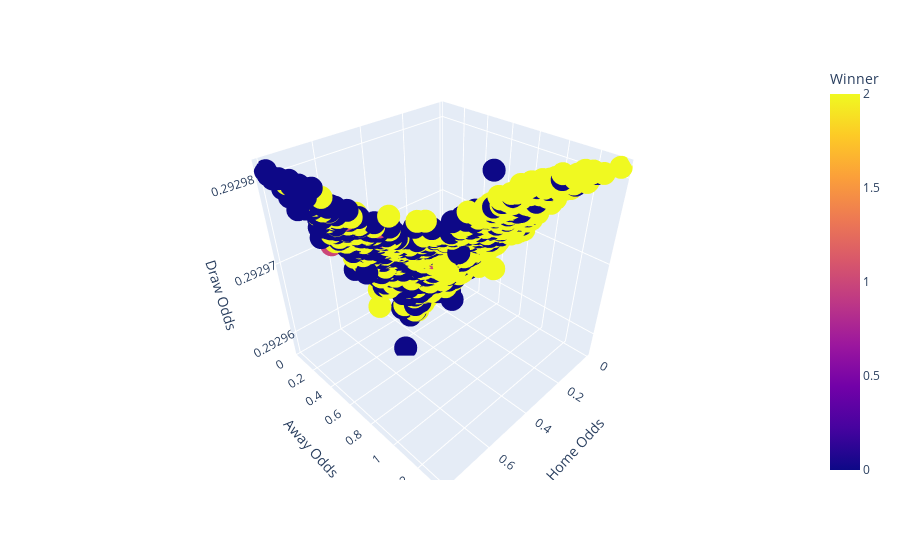

The cell this chart's notebook holds for it:
### Markdown cell above
The middle of all 3 plots tend to show normality, however, the tails do show some outliers which is bound to effect our results. I'm not going to delete any outliers since important information will be lost. Instead, I will be using the Robust Scalar to counteract for outliers in the data. 

Now, since the data is looking more normal, I am wanting to apply PCA to the 3 odds columns. But first lets get a visual representation of these columns.

### Code cell
fig = px.scatter_3d(pd.concat([dfb, y1_train], axis=1), x='Home Odds', y='Away Odds', z='Draw Odds',
                    color='Winner')
fig.show()

### Figure 1 — Plotly figure (JSON) as saved in the notebook; plotly's stock layout.template omitted (floating-point values rounded to 4 significant figures; data arrays with more than 128 entries replaced by an {"elided": "..."} marker saying what was removed)
{"data": [{"hovertemplate": "Home Odds=%{x}<br>Away Odds=%{y}<br>Draw Odds=%{z}<br>Winner=%{marker.color}<extra></extra>", "legendgroup": "", "marker": {"color": {"elided": "1925 int values"}, "coloraxis": "coloraxis", "symbol": "circle"}, "mode": "markers", "name": "", "scene": "scene", "showlegend": false, "type": "scatter3d", "x": {"elided": "1925 float values"}, "y": {"elided": "1925 float values"}, "z": {"elided": "1925 float values"}}], "layout": {"coloraxis": {"colorbar": {"title": {"text": "Winner"}}, "colorscale": [[0, "#0d0887"], [0.1111, "#46039f"], [0.2222, "#7201a8"], [0.3333, "#9c179e"], [0.4444, "#bd3786"], [0.5556, "#d8576b"], [0.6667, "#ed7953"], [0.7778, "#fb9f3a"], [0.8889, "#fdca26"], [1, "#f0f921"]]}, "legend": {"tracegroupgap": 0}, "margin": {"t": 60}, "scene": {"domain": {"x": [0, 1], "y": [0, 1]}, "xaxis": {"title": {"text": "Home Odds"}}, "yaxis": {"title": {"text": "Away Odds"}}, "zaxis": {"title": {"text": "Draw Odds"}}}}}
